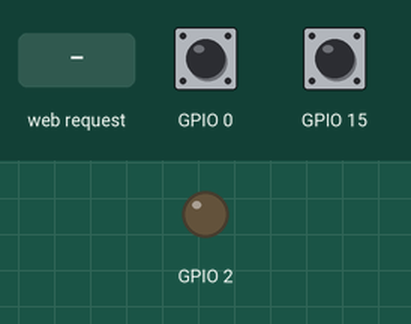
The sketch below on a simulated ESP32. On the bench: output pins drawn as LEDs (lit = HIGH). The test bench sets the inputs (shaded band); at power-on: GPIO 0 HIGH, GPIO 15 HIGH. WiFi joins after 1.5 s; servers stay silent unless stated; what the sketch prints to the serial monitor is not drawn.

Above: at 2.7 s.
2.8 s: HTTP request GET /setStatusTrue received
At 3.8 s:
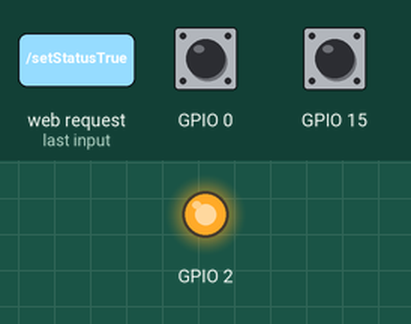
4.3 s: HTTP request GET /setStatusFalse received
At 5.0 s:
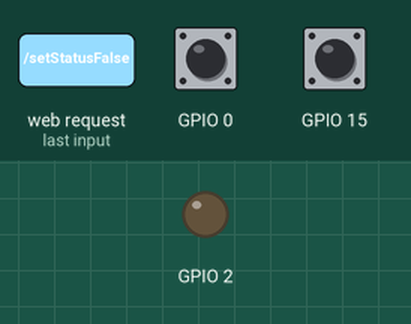
Timing chart, 0 to 7.3 s (numbered marks = the images above; inputs shaded):
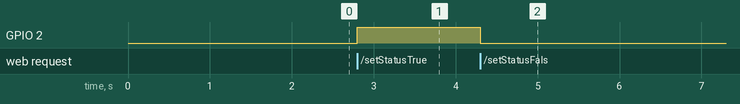

The sketch:

JSON.ino
```cpp
#include <ArduinoJson.h>

#include <WiFi.h>
#include <WiFiClient.h>
#include <WebServer.h>
#include <ESPmDNS.h>

const char* ssid = "new";
const char* password = "12345678";
IPAddress ip(192, 168, 43, 2);
IPAddress gateway(192, 168, 43, 1);

IPAddress subnet(255, 255, 255, 0);
WebServer server(8080);
int state = 1;
bool Status = false;

void handleRoot() {
  const size_t capacity = JSON_OBJECT_SIZE(2);
  String replyMsg;
  DynamicJsonDocument doc(capacity);

  doc["state"] = state;
  doc["status"] = Status;

  serializeJson(doc, replyMsg);
  server.send(200, "application/json", replyMsg);

}

void setTrue() {
  Status = true;
  server.send(200, "text/plain", "set false success");
}

void setFalse() {
  Status = false;
  server.send(200, "text/plain", "set true success");
}

void reFresh() {
  Status = false;
  state = 1;
  server.send(200, "text/plain", "reset success");
}


void handleNotFound() {

  String message = "File Not Found\n\n";
  message += "URI: ";
  message += server.uri();
  message += "\nMethod: ";
  message += (server.method() == HTTP_GET) ? "GET" : "POST";
  message += "\nArguments: ";
  message += server.args();
  message += "\n";
  for (uint8_t i = 0; i < server.args(); i++) {
    message += " " + server.argName(i) + ": " + server.arg(i) + "\n";
  }
  server.send(404, "text/plain", message);

}

void setup(void) {

  Serial.begin(115200);
  WiFi.mode(WIFI_STA);
  WiFi.config(ip, gateway, subnet);

  WiFi.begin(ssid, password);
  Serial.println("");
  pinMode(0, INPUT_PULLUP);
  pinMode(15, INPUT_PULLUP);
  pinMode(2, OUTPUT);
  // Wait for connection
  while (WiFi.status() != WL_CONNECTED) {
    delay(500);
    Serial.print(".");
  }
  Serial.println("");
  Serial.print("Connected to ");
  Serial.println(ssid);
  Serial.print("IP address: ");
  Serial.println(WiFi.localIP());

  if (MDNS.begin("esp32")) {
    Serial.println("MDNS responder started");
  }

  server.on("/", handleRoot);
  server.on("/setStatusFalse", setFalse);
  server.on("/setStatusTrue", setTrue);
  server.on("/refresh", reFresh);

  server.onNotFound(handleNotFound);

  server.begin();
  Serial.println("HTTP server started");
}

void loop(void) {
  server.handleClient();
  if ((digitalRead(0) == 0) && Status && state == 1){
    state = 2;
  }

  if (digitalRead(15) == 0 && state == 2) {
    state = 3;
  }

  if (Status == true) {
    digitalWrite(2, HIGH);
  }
  else {
    digitalWrite(2, LOW);
  }
}
```

Measured:
- after the input at 2.8 s, GPIO 2: LOW → HIGH at once
- after the input at 4.3 s, GPIO 2: HIGH → LOW at once
